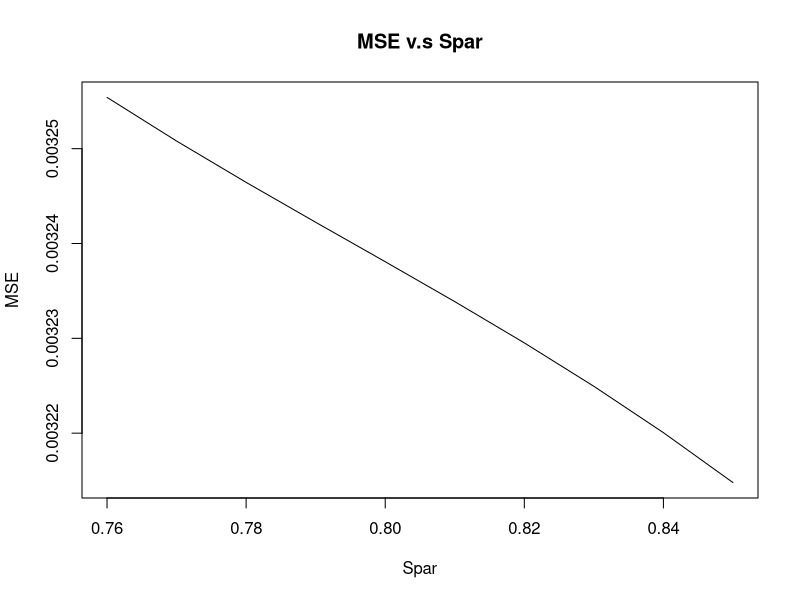
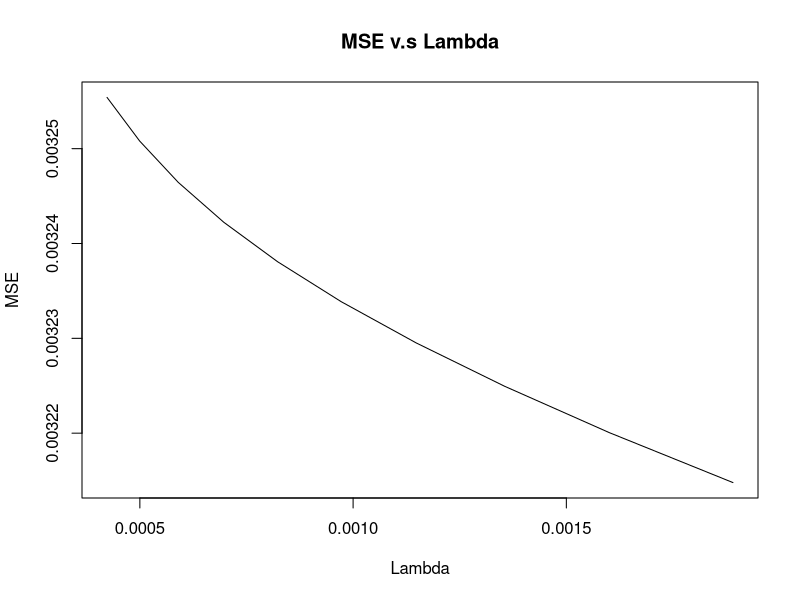
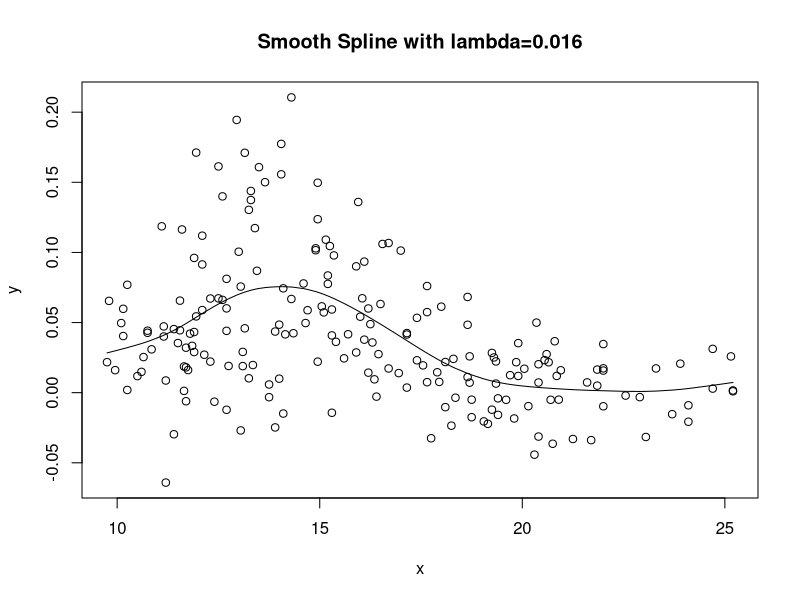

These charts were generated, in order, by the following R code:
x.train <- c(11.70, 12.70, 13.75, 13.25, 14.30, 15.30, 11.40, 12.40, 12.95, 13.10, 14.10, 15.10, 11.70, 15.30, 16.20, 17.15, 13.30, 15.30, 12.30, 13.30, 14.30, 23.90, 16.10, 18.30, 11.85, 13.05, 14.05, 11.15, 12.10, 13.10, 10.25, 11.20, 11.40, 12.50, 13.50, 15.70, 16.70, 17.75, 17.65, 18.65, 19.70, 10.60, 11.70, 14.00, 10.15, 11.10, 12.10, 14.90, 15.95, 17.15, 10.65, 11.65, 12.60, 16.00, 17.00, 18.00, 13.90, 14.95, 15.90, 12.70, 13.75,  9.80, 10.85, 11.90, 16.40, 17.55, 18.75, 20.65, 22.00, 13.15, 14.10, 15.25, 14.05, 15.05, 11.15, 12.10, 13.15, 11.95, 13.25, 14.35, 19.80, 18.65, 19.60, 20.80, 21.85, 17.90, 19.05, 20.05, 15.20, 16.25, 17.40, 12.15, 13.40, 14.60, 10.25, 11.55, 12.70, 17.65, 18.70, 22.00, 23.05, 24.10, 16.05, 17.65, 22.90, 24.10, 25.20, 10.10, 13.00, 17.40, 17.15, 18.25, 19.35, 19.40, 20.70, 10.15, 18.75, 11.55, 12.60, 13.65, 18.35,  19.40, 16.95, 18.10, 19.35, 20.85, 25.20, 19.15, 20.55, 21.85, 20.90, 22.00, 13.90, 14.90, 15.90, 24.70, 20.15, 21.25, 23.70, 24.70, 16.70, 10.75, 11.90, 13.05, 14.15, 15.35, 16.45, 22.55, 17.95, 19.25, 20.35, 15.20, 16.20, 25.15, 14.00, 15.15, 11.65, 12.70, 18.10, 20.40, 13.45, 11.95, 14.70,  9.95, 11.50, 12.30, 13.35, 10.75, 11.75, 10.50, 11.80, 23.30, 12.50, 21.60, 20.75, 22.00, 14.95, 16.10, 20.60, 21.70, 20.40, 19.90, 20.95, 18.70, 19.25, 20.30, 16.55, 16.30, 19.90, 18.65, 20.40, 19.85, 14.95, 19.30, 15.60, 12.75, 16.35, 16.50, 15.40,  9.75, 14.65, 11.60,11.90, 11.20);

y.train <- c( 0.0180806700,  0.0601092900 , 0.0058575450,  0.0102639300, 0.2105263000,  0.0408432100, -0.0296411900, -0.0064308680, 0.1944643000,  0.0189504400,  0.0743919900,  0.0572569900, -0.0060975610,  0.0593187900, 0.0142908200,  0.0425079700, 0.1373762000, -0.0143149300,  0.0671462800,  0.1438202000, 0.0667976400,  0.0206766900,  0.0378056600,  0.0241312700, 0.0334021000,  0.0756648500,  0.1556811000,  0.0400678100, 0.0589022800,  0.0290771200,  0.0019323670,  0.0086805560, 0.0453125000,  0.0672645700, 0.1607884000,  0.0416666700,  0.0172727300, -0.0324965500,  0.0574352500,  0.0682427500, 0.0124688300,  0.0148368000,  0.0320699700,  0.0485021400, 0.0597993800,  0.1186161000,  0.1119293000,  0.1029359000, 0.1359677000,  0.0414537200,  0.0253868500,  0.0186862200,  0.0661577600,  0.0541795700,  0.1013216000,  0.0613333300, -0.0247647400,  0.0221201300,  0.0900900900, -0.0121951200, -0.0032066700,  0.0654596100,  0.0308972100,  0.0960809100, -0.0028037380,  0.0194650700, -0.0049858730,  0.0216880500, -0.0097087380,  0.0458978800, -0.0148760300,  0.1045431000, 0.1773836000,  0.0615484300,  0.0472466600,  0.0914205300, 0.1710403000,  0.1711855000,  0.1303646000,  0.0423771600, -0.0183823500,  0.0111337900, -0.0050748540,  0.0366726300, 0.0164718800,  0.0145560400, -0.0204838100,  0.0170752500,  0.0835591700,  0.0488503900,  0.0230891700,  0.0270636000,  0.1173268000,  0.0778781000,  0.0769230800,  0.0656266800, 0.0811855700,  0.0074899350,  0.0071501530,  0.0346598200, -0.0315813200, -0.0089974290,  0.0673135200,  0.0760361000, -0.0031746030, -0.0207138300,  0.0009803922, 0.0496306600, 0.1005068000,  0.0533480500,  0.0036327310, -0.0235187700, 0.0222861900, -0.0040355130, -0.0050648300,  0.0403746800, -0.0174825200,  0.0444905800,  0.1399689000,  0.1500682000, -0.0035826240, -0.0158259100,  0.0139593000, -0.0103189500, 0.0064977260,  0.0119392800,  0.0016072000, -0.0221937700, 0.0232123600,  0.0050089450, -0.0049751240,  0.0173611100, 0.0435806800,  0.1015801000,  0.0286885200,  0.0312500000, -0.0096098400, -0.0330225300, -0.0153110000,  0.0029154520, 0.1067107000,  0.0427179300,  0.0432445100, -0.0269138800,  0.0416024700,  0.0978686400,  0.0274887100, -0.0020671830, 0.0076824580, -0.0121019600,  0.0499500500,  0.0775656300, 0.0600436700,  0.0258603500,  0.0099950020,  0.1090909000, 0.0012950010,  0.0440967300,  0.0218485200,  0.0072604070, 0.0869087900,  0.0543887500,  0.0587929200,  0.0160547300, 0.0353925400,  0.0221606600,  0.0197092900, 0.0441919200, 0.0161450600,  0.0118221900,  0.0420792100,  0.0172853000, 0.1613262000,  0.0073242190, -0.0364064700,  0.0157756400, 0.1236917000,  0.0934426200,  0.0274669400, -0.0338283800, -0.0312832800,  0.0353319100,  0.0159819500,  0.0259067400, 0.0283409600, -0.0441860500, 0.1060335000,  0.0357967700, 0.0119214600,  0.0484199800,  0.0202788300,  0.0217408800,  0.1496941000,  0.0251256300,  0.0244858000,  0.0190496300, 0.0095137420,  0.0632124400,  0.0362694300,  0.0217485900, 0.0496598600,  0.1163683000,  0.0289855100, -0.0641025600);

length(x.train)
my.spar<-seq(0.76,0.85,0.01)

#cross validation
set.seed(1)
ind.train<-sample(204,160)
ind.cv<-setdiff(c(1:204),ind.train)

#set the training and cv data set
x.trainset<-x.train[ind.train]
x.cv<-x.train[ind.cv]
y.trainset<-y.train[ind.train]
y.cv<-y.train[ind.cv]

my.mse<-rep(0,length(my.spar))
my.lambda<-rep(0,length(my.spar))
for (i in 1: length(my.spar)) {
  my.spline<-smooth.spline(x.trainset,y.trainset, spar=my.spar[i], keep.data=TRUE)
  my.pred<-predict(my.spline, x.cv)
  my.mse[i]<-mean((my.pred$y-y.cv)^2)
  my.lambda[i]<-my.spline$lambda
}
my.mse
my.lambda

#find the optimal lambda
plot(my.spar, my.mse, type='l', xlab='Spar', ylab='MSE', main='MSE v.s Spar')
plot(my.lambda, my.mse, type='l', xlab='Lambda', ylab='MSE', main='MSE v.s Lambda')

#fit the data with optimal lambda
spar.opt<-my.spar[which.min(my.mse)]
lambda.opt<-my.lambda[which.min(my.mse)]
my.spline<-smooth.spline(x.train,y.train, spar=spar.opt, keep.data=TRUE)
plot(x.train,y.train, xlab="x", ylab="y", main='Smooth Spline with lambda=0.016')
lines(my.spline)
